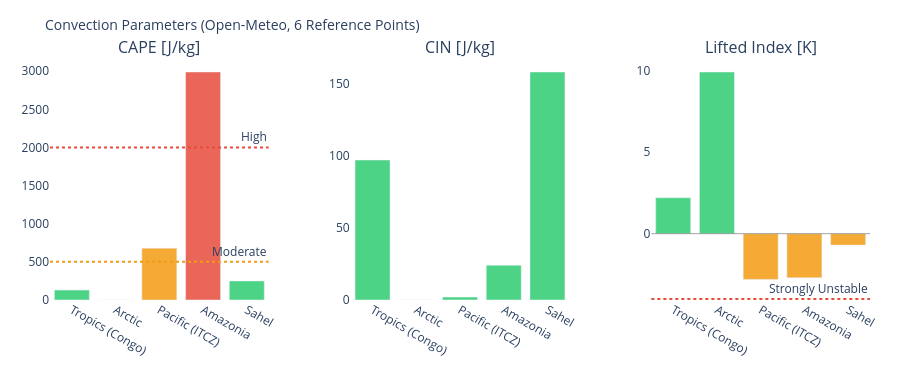

Notebook cell for this chart:
### Markdown cell above
---
## 3. Visualizations

### Code cell
# ============================================================
# CAPE / CIN / LIFTED INDEX – Convection potential
# ============================================================

if not df_atm.empty:
    fig = make_subplots(
        rows=1, cols=3,
        subplot_titles=['CAPE [J/kg]', 'CIN [J/kg]', 'Lifted Index [K]'],
        horizontal_spacing=0.1
    )
    pts = df_atm['point'].tolist()
    pt_colors = ['#E85D24','#185FA5','#888780','#378ADD','#639922','#F2A623']

    # CAPE – höher = mehr Gewitterpotential
    cape_vals = df_atm['cape'].fillna(0).tolist()
    cape_colors = ['#e74c3c' if v > 2000 else '#f39c12' if v > 500 else '#2ecc71'
                   for v in cape_vals]
    fig.add_trace(go.Bar(x=pts, y=cape_vals, marker_color=cape_colors,
                         opacity=0.85, showlegend=False), row=1, col=1)
    fig.add_hline(y=2000, line_dash='dot', line_color='#e74c3c',
                  annotation_text='High', row=1, col=1)
    fig.add_hline(y=500,  line_dash='dot', line_color='#f39c12',
                  annotation_text='Moderate', row=1, col=1)

    # CIN – negativer = stärker gedeckelt (weniger Auslöse)
    cin_vals = df_atm['cin'].fillna(0).tolist()
    cin_colors = ['#e74c3c' if v < -200 else '#f39c12' if v < -50 else '#2ecc71'
                  for v in cin_vals]
    fig.add_trace(go.Bar(x=pts, y=cin_vals, marker_color=cin_colors,
                         opacity=0.85, showlegend=False), row=1, col=2)

    # Lifted Index – negativ = instabil
    li_vals = df_atm['li'].fillna(0).tolist()
    li_colors = ['#e74c3c' if v < -4 else '#f39c12' if v < 0 else '#2ecc71'
                 for v in li_vals]
    fig.add_trace(go.Bar(x=pts, y=li_vals, marker_color=li_colors,
                         opacity=0.85, showlegend=False), row=1, col=3)
    fig.add_hline(y=0, line_color='gray', line_width=0.7, row=1, col=3)
    fig.add_hline(y=-4, line_dash='dot', line_color='#e74c3c',
                  annotation_text='Strongly Unstable', row=1, col=3)

    fig.update_layout(
        title=dict(text='Convection Parameters (Open-Meteo, 6 Reference Points)', font=dict(size=14)),
        height=380, plot_bgcolor='rgba(0,0,0,0)', paper_bgcolor='rgba(0,0,0,0)',
        margin=dict(l=50, r=30, t=60, b=80)
    )
    fig.update_xaxes(tickangle=30)
    fig.show()

### Figure 1 — Plotly figure (JSON) as saved in the notebook; plotly's stock layout.template omitted (floating-point values rounded to 4 significant figures)
{"data": [{"marker": {"color": ["#2ecc71", "#2ecc71", "#f39c12", "#e74c3c", "#2ecc71"]}, "opacity": 0.85, "showlegend": false, "type": "bar", "x": ["Tropics (Congo)", "Arctic", "Pacific (ITCZ)", "Amazonia", "Sahel"], "xaxis": "x", "y": [130.0, 0.0, 680.0, 2990.0, 250.0], "yaxis": "y"}, {"marker": {"color": ["#2ecc71", "#2ecc71", "#2ecc71", "#2ecc71", "#2ecc71"]}, "opacity": 0.85, "showlegend": false, "type": "bar", "x": ["Tropics (Congo)", "Arctic", "Pacific (ITCZ)", "Amazonia", "Sahel"], "xaxis": "x2", "y": [97.0, 0.0, 2.0, 24.0, 158.0], "yaxis": "y2"}, {"marker": {"color": ["#2ecc71", "#2ecc71", "#f39c12", "#f39c12", "#f39c12"]}, "opacity": 0.85, "showlegend": false, "type": "bar", "x": ["Tropics (Congo)", "Arctic", "Pacific (ITCZ)", "Amazonia", "Sahel"], "xaxis": "x3", "y": [2.2, 9.9, -2.8, -2.7, -0.7], "yaxis": "y3"}], "layout": {"annotations": [{"font": {"size": 16}, "showarrow": false, "text": "CAPE [J/kg]", "x": 0.1333, "xanchor": "center", "xref": "paper", "y": 1.0, "yanchor": "bottom", "yref": "paper"}, {"font": {"size": 16}, "showarrow": false, "text": "CIN [J/kg]", "x": 0.5, "xanchor": "center", "xref": "paper", "y": 1.0, "yanchor": "bottom", "yref": "paper"}, {"font": {"size": 16}, "showarrow": false, "text": "Lifted Index [K]", "x": 0.8667, "xanchor": "center", "xref": "paper", "y": 1.0, "yanchor": "bottom", "yref": "paper"}, {"showarrow": false, "text": "High", "x": 1, "xanchor": "right", "xref": "x domain", "y": 2000, "yanchor": "bottom", "yref": "y"}, {"showarrow": false, "text": "Moderate", "x": 1, "xanchor": "right", "xref": "x domain", "y": 500, "yanchor": "bottom", "yref": "y"}, {"showarrow": false, "text": "Strongly Unstable", "x": 1, "xanchor": "right", "xref": "x3 domain", "y": -4, "yanchor": "bottom", "yref": "y3"}], "height": 380, "margin": {"b": 80, "l": 50, "r": 30, "t": 60}, "paper_bgcolor": "rgba(0,0,0,0)", "plot_bgcolor": "rgba(0,0,0,0)", "shapes": [{"line": {"color": "#e74c3c", "dash": "dot"}, "type": "line", "x0": 0, "x1": 1, "xref": "x domain", "y0": 2000, "y1": 2000, "yref": "y"}, {"line": {"color": "#f39c12", "dash": "dot"}, "type": "line", "x0": 0, "x1": 1, "xref": "x domain", "y0": 500, "y1": 500, "yref": "y"}, {"line": {"color": "gray", "width": 0.7}, "type": "line", "x0": 0, "x1": 1, "xref": "x3 domain", "y0": 0, "y1": 0, "yref": "y3"}, {"line": {"color": "#e74c3c", "dash": "dot"}, "type": "line", "x0": 0, "x1": 1, "xref": "x3 domain", "y0": -4, "y1": -4, "yref": "y3"}], "title": {"font": {"size": 14}, "text": "Convection Parameters (Open-Meteo, 6 Reference Points)"}, "xaxis": {"anchor": "y", "domain": [0.0, 0.2667], "tickangle": 30}, "xaxis2": {"anchor": "y2", "domain": [0.3667, 0.6333], "tickangle": 30}, "xaxis3": {"anchor": "y3", "domain": [0.7333, 1.0], "tickangle": 30}, "yaxis": {"anchor": "x", "domain": [0.0, 1.0]}, "yaxis2": {"anchor": "x2", "domain": [0.0, 1.0]}, "yaxis3": {"anchor": "x3", "domain": [0.0, 1.0]}}}
